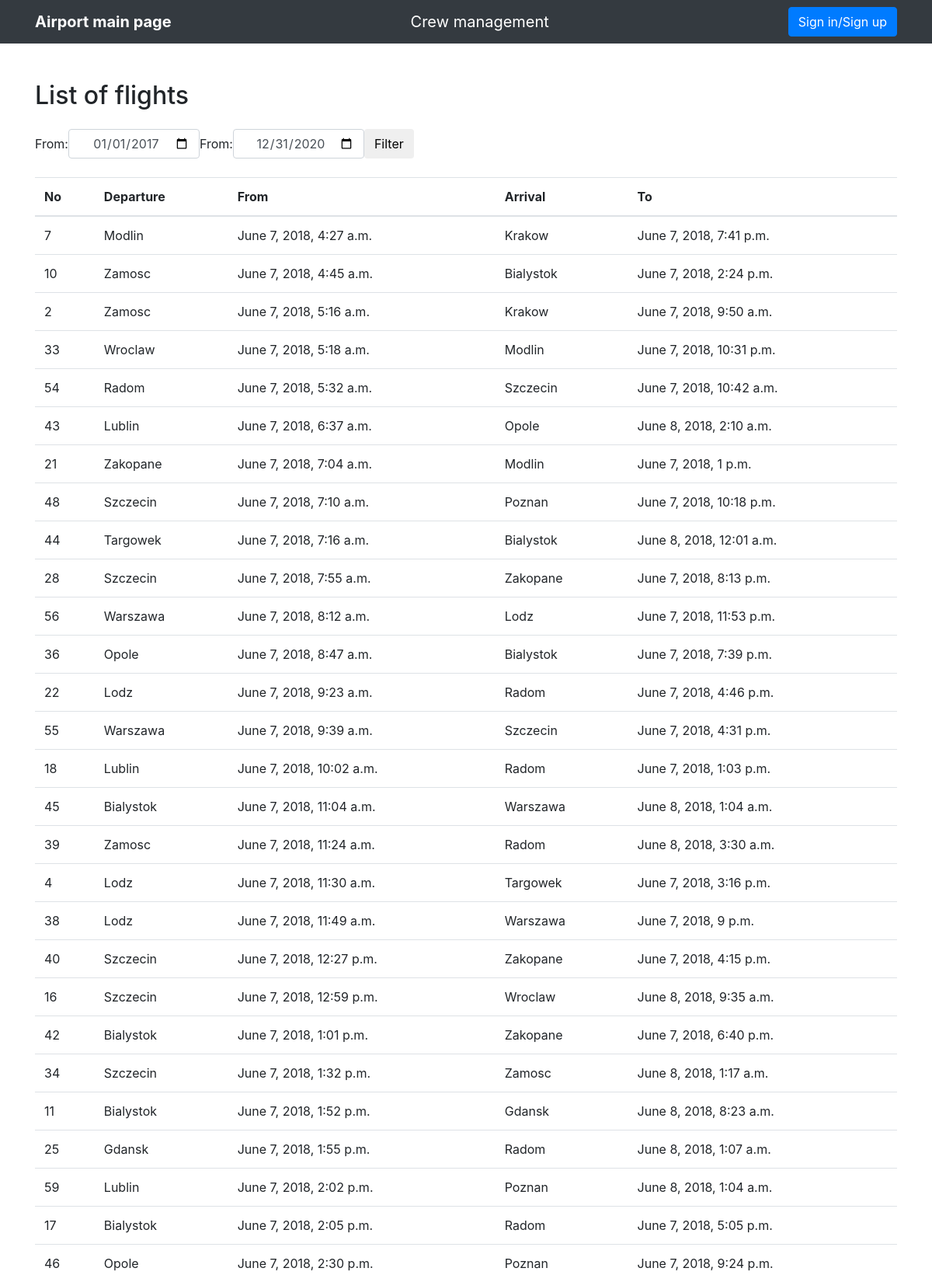
Page /airport/ (upper part) on the committed database.
### airport/models.py (models this page shows, shortened)
class Flight(models.Model):
    airplane = models.ForeignKey(Airplane, on_delete=models.CASCADE)
    crew = models.ForeignKey(Crew, on_delete=models.CASCADE, blank=True, null=True, default=None)
    source = models.CharField(max_length=20)
    destination = models.CharField(max_length=20)
    departure_time = models.DateTimeField()
    arrival_time = models.DateTimeField()

### airport/views.py (the view, shortened to what this page needs)
# urls.py: path('', views.mainpage, name='mainpage'),
def mainpage(request):
    if 'searchfrom' not in request.GET:
        flights = Flight.objects.all()
        context = {'flights_list': flights.order_by('departure_time')}
    return render(request, 'airport/mainpage.html', context)

### airport/templates/airport/mainpage.html (shortened to what this page needs)
{% extends 'airport/base.html' %}
{% block content %}
    <h2 class="mt-5">List of flights</h2>
    <form class="form-inline mt-4 my-4" method="GET" action="{% url 'airport:mainpage' %}">
        <div class="form-group">
            <label for="searchfrom">From:</label>
            <input type="date" id="searchfrom" name="searchfrom" class="form-control text-center"
                   value={% if 'searchfrom' in request.build_absolute_uri %}"{{ searchfrom }}"/>{% else %}
                       "2017-01-01"/>{% endif %}
        </div>
        <div class="form-group">
            <label for="searchto">From:</label>
            <input type="date" id="searchto" name="searchto" class="form-control text-center"
                   value={% if 'searchto' in request.build_absolute_uri %}"{{ searchto }}"{% else %}
                       "2020-12-31"{% endif %}/>
        </div>
        <button type="submit" class="btn btn-default">Filter</button>
    </form>
    {% if flights_list %}
        <table class="table table-hover">
            <thead>
            <tr>
                <th scope="col">No</th>
                <th scope="col">Departure</th>
                <th scope="col">From</th>
                <th scope="col">Arrival</th>
                <th scope="col">To</th>
            </tr>
            </thead>
            <tbody>
            {% for flight in flights_list %}
                <tr class='clickable-row' data-href="{% url 'airport:flight_details' flight.pk %}">
                    <td>{{ flight.pk }}</td>
                    <td>{{ flight.source }}</td>
                    <td>{{ flight.departure_time }}</td>
                    <td>{{ flight.destination }}</td>
                    <td>{{ flight.arrival_time }}</td>
                </tr>
            {% endfor %}
            </tbody>
        </table>
    {% else %}
        <p>No flights are available.</p>
    {% endif %}
{% endblock %}

### airport/static/airport/style.css (style rules this page uses)
body { padding-top: 54px; }
@media (min-width: 992px) { body { padding-top: 56px; } }
html { position: relative; min-height: 100%; }
body { margin-bottom: 60px; }

### rows in the picture
Flight: pk "7", source "Modlin", departure_time "June 7, 2018, 4:27 a.m.", destination "Krakow", arrival_time "June 7, 2018, 7:41 p.m."
Flight: pk "10", source "Zamosc", departure_time "June 7, 2018, 4:45 a.m.", destination "Bialystok", arrival_time "June 7, 2018, 2:24 p.m."
Flight: pk "2", source "Zamosc", departure_time "June 7, 2018, 5:16 a.m.", destination "Krakow", arrival_time "June 7, 2018, 9:50 a.m."
Flight: pk "33", source "Wroclaw", departure_time "June 7, 2018, 5:18 a.m.", destination "Modlin", arrival_time "June 7, 2018, 10:31 p.m."
Flight: pk "54", source "Radom", departure_time "June 7, 2018, 5:32 a.m.", destination "Szczecin", arrival_time "June 7, 2018, 10:42 a.m."
Flight: pk "43", source "Lublin", departure_time "June 7, 2018, 6:37 a.m.", destination "Opole", arrival_time "June 8, 2018, 2:10 a.m."
Flight: pk "21", source "Zakopane", departure_time "June 7, 2018, 7:04 a.m.", destination "Modlin", arrival_time "June 7, 2018, 1 p.m."
Flight: pk "48", source "Szczecin", departure_time "June 7, 2018, 7:10 a.m.", destination "Poznan", arrival_time "June 7, 2018, 10:18 p.m."
Flight: pk "44", source "Targowek", departure_time "June 7, 2018, 7:16 a.m.", destination "Bialystok", arrival_time "June 8, 2018, 12:01 a.m."
Flight: pk "28", source "Szczecin", departure_time "June 7, 2018, 7:55 a.m.", destination "Zakopane", arrival_time "June 7, 2018, 8:13 p.m."
Flight: pk "56", source "Warszawa", departure_time "June 7, 2018, 8:12 a.m.", destination "Lodz", arrival_time "June 7, 2018, 11:53 p.m."
Flight: pk "36", source "Opole", departure_time "June 7, 2018, 8:47 a.m.", destination "Bialystok", arrival_time "June 7, 2018, 7:39 p.m."
Flight: pk "22", source "Lodz", departure_time "June 7, 2018, 9:23 a.m.", destination "Radom", arrival_time "June 7, 2018, 4:46 p.m."
Flight: pk "55", source "Warszawa", departure_time "June 7, 2018, 9:39 a.m.", destination "Szczecin", arrival_time "June 7, 2018, 4:31 p.m."
Flight: pk "18", source "Lublin", departure_time "June 7, 2018, 10:02 a.m.", destination "Radom", arrival_time "June 7, 2018, 1:03 p.m."
Flight: pk "45", source "Bialystok", departure_time "June 7, 2018, 11:04 a.m.", destination "Warszawa", arrival_time "June 8, 2018, 1:04 a.m."
Flight: pk "39", source "Zamosc", departure_time "June 7, 2018, 11:24 a.m.", destination "Radom", arrival_time "June 8, 2018, 3:30 a.m."
Flight: pk "4", source "Lodz", departure_time "June 7, 2018, 11:30 a.m.", destination "Targowek", arrival_time "June 7, 2018, 3:16 p.m."
Flight: pk "38", source "Lodz", departure_time "June 7, 2018, 11:49 a.m.", destination "Warszawa", arrival_time "June 7, 2018, 9 p.m."
Flight: pk "40", source "Szczecin", departure_time "June 7, 2018, 12:27 p.m.", destination "Zakopane", arrival_time "June 7, 2018, 4:15 p.m."
Flight: pk "16", source "Szczecin", departure_time "June 7, 2018, 12:59 p.m.", destination "Wroclaw", arrival_time "June 8, 2018, 9:35 a.m."
Flight: pk "42", source "Bialystok", departure_time "June 7, 2018, 1:01 p.m.", destination "Zakopane", arrival_time "June 7, 2018, 6:40 p.m."
Flight: pk "34", source "Szczecin", departure_time "June 7, 2018, 1:32 p.m.", destination "Zamosc", arrival_time "June 8, 2018, 1:17 a.m."
Flight: pk "11", source "Bialystok", departure_time "June 7, 2018, 1:52 p.m.", destination "Gdansk", arrival_time "June 8, 2018, 8:23 a.m."
Flight: pk "25", source "Gdansk", departure_time "June 7, 2018, 1:55 p.m.", destination "Radom", arrival_time "June 8, 2018, 1:07 a.m."
Flight: pk "59", source "Lublin", departure_time "June 7, 2018, 2:02 p.m.", destination "Poznan", arrival_time "June 8, 2018, 1:04 a.m."
Flight: pk "17", source "Bialystok", departure_time "June 7, 2018, 2:05 p.m.", destination "Radom", arrival_time "June 7, 2018, 5:05 p.m."
Flight: pk "46", source "Opole", departure_time "June 7, 2018, 2:30 p.m.", destination "Poznan", arrival_time "June 7, 2018, 9:24 p.m."
